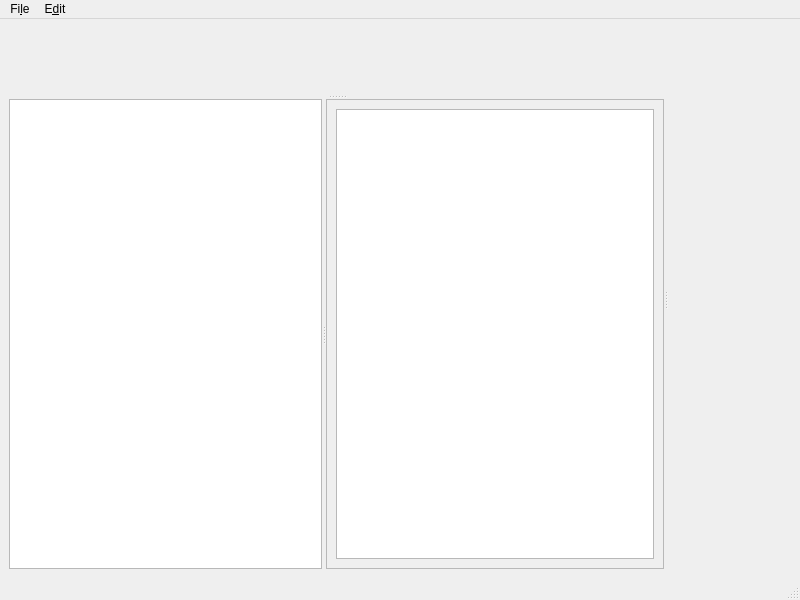
<?xml version="1.0" encoding="UTF-8"?>
<ui version="4.0">
 <class>FuGenWindow</class>
 <widget class="QMainWindow" name="FuGenWindow">
  <property name="geometry">
   <rect>
    <x>0</x>
    <y>0</y>
    <width>800</width>
    <height>600</height>
   </rect>
  </property>
  <property name="windowTitle">
   <string>MainWindow</string>
  </property>
  <widget class="QWidget" name="centralwidget">
   <layout class="QGridLayout" name="gridLayout">
    <item row="0" column="0">
     <widget class="QSplitter" name="splitter">
      <property name="orientation">
       <enum>Qt::Horizontal</enum>
      </property>
      <widget class="QWidget" name="widget_2" native="true">
       <layout class="QGridLayout" name="gridLayout_2">
        <item row="0" column="0">
         <widget class="QSplitter" name="splitter_2">
          <property name="orientation">
           <enum>Qt::Vertical</enum>
          </property>
          <widget class="QWidget" name="widget" native="true"/>
          <widget class="QWidget" name="widget_3" native="true">
           <layout class="QGridLayout" name="gridLayout_3">
            <item row="0" column="0">
             <widget class="QSplitter" name="splitter_3">
              <property name="orientation">
               <enum>Qt::Horizontal</enum>
              </property>
              <widget class="QListView" name="PipelineElementList"/>
              <widget class="QScrollArea" name="scrollArea">
               <property name="minimumSize">
                <size>
                 <width>0</width>
                 <height>0</height>
                </size>
               </property>
               <property name="widgetResizable">
                <bool>true</bool>
               </property>
               <widget class="QWidget" name="scrollAreaWidgetContents_2">
                <property name="geometry">
                 <rect>
                  <x>0</x>
                  <y>0</y>
                  <width>321</width>
                  <height>439</height>
                 </rect>
                </property>
                <layout class="QGridLayout" name="gridLayout_4">
                 <item row="0" column="0">
                  <widget class="FuGenPipelineEditor" name="PipelineEditor">
                   <property name="minimumSize">
                    <size>
                     <width>0</width>
                     <height>0</height>
                    </size>
                   </property>
                  </widget>
                 </item>
                </layout>
               </widget>
              </widget>
             </widget>
            </item>
           </layout>
          </widget>
         </widget>
        </item>
       </layout>
      </widget>
      <widget class="FuGenGLView" name="EdgeVisualizer" native="true"/>
     </widget>
    </item>
   </layout>
  </widget>
  <widget class="QMenuBar" name="menubar">
   <property name="geometry">
    <rect>
     <x>0</x>
     <y>0</y>
     <width>800</width>
     <height>19</height>
    </rect>
   </property>
   <widget class="QMenu" name="menuFile">
    <property name="title">
     <string>Fi&amp;le</string>
    </property>
    <addaction name="actionNew"/>
    <addaction name="actionOpen"/>
    <addaction name="actionSave"/>
    <addaction name="actionSave_as"/>
    <addaction name="separator"/>
    <addaction name="actionQuit"/>
   </widget>
   <widget class="QMenu" name="menuEdit">
    <property name="title">
     <string>E&amp;dit</string>
    </property>
    <addaction name="actionUndo"/>
    <addaction name="actionRedo"/>
   </widget>
   <addaction name="menuFile"/>
   <addaction name="menuEdit"/>
  </widget>
  <widget class="QStatusBar" name="statusbar"/>
  <action name="actionNew">
   <property name="text">
    <string>&amp;New</string>
   </property>
  </action>
  <action name="actionOpen">
   <property name="text">
    <string>&amp;Open</string>
   </property>
  </action>
  <action name="actionSave">
   <property name="text">
    <string>&amp;Save</string>
   </property>
  </action>
  <action name="actionSave_as">
   <property name="text">
    <string>Sa&amp;ve as</string>
   </property>
  </action>
  <action name="actionQuit">
   <property name="text">
    <string>&amp;Quit</string>
   </property>
  </action>
  <action name="actionUndo">
   <property name="text">
    <string>&amp;Undo</string>
   </property>
  </action>
  <action name="actionRedo">
   <property name="text">
    <string>&amp;Redo</string>
   </property>
  </action>
 </widget>
 <customwidgets>
  <customwidget>
   <class>FuGenGLView</class>
   <extends>QWidget</extends>
   <header location="global">View/EdgeVisualizer/FuGenGLView.h</header>
   <container>1</container>
  </customwidget>
  <customwidget>
   <class>FuGenPipelineEditor</class>
   <extends>QGraphicsView</extends>
   <header location="global">View/PipelineEditor/FuGenPipelineEditor.h</header>
  </customwidget>
 </customwidgets>
 <resources/>
 <connections/>
</ui>
